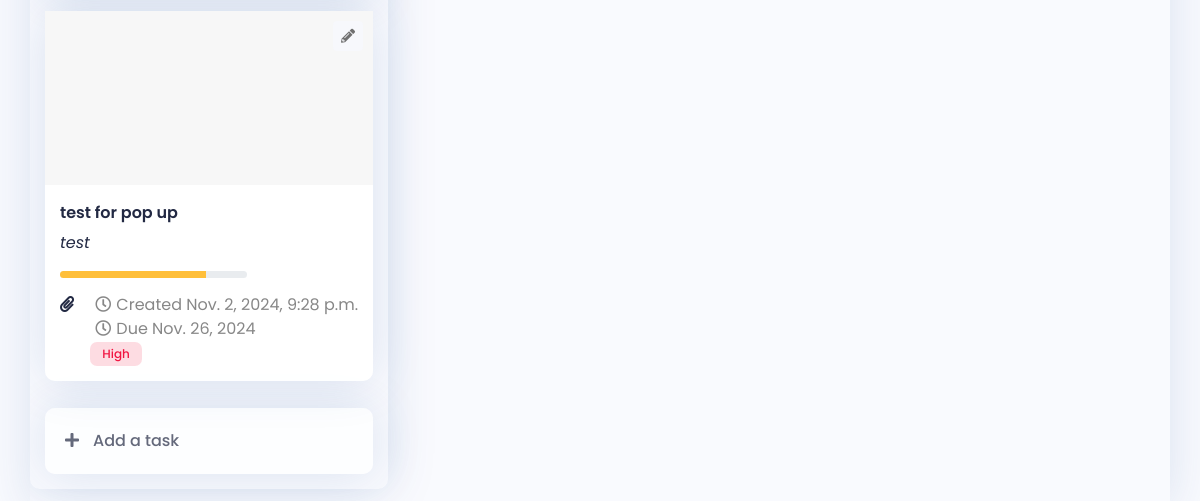
The page /board/ (signed in, lower part) on the database as committed earlier.
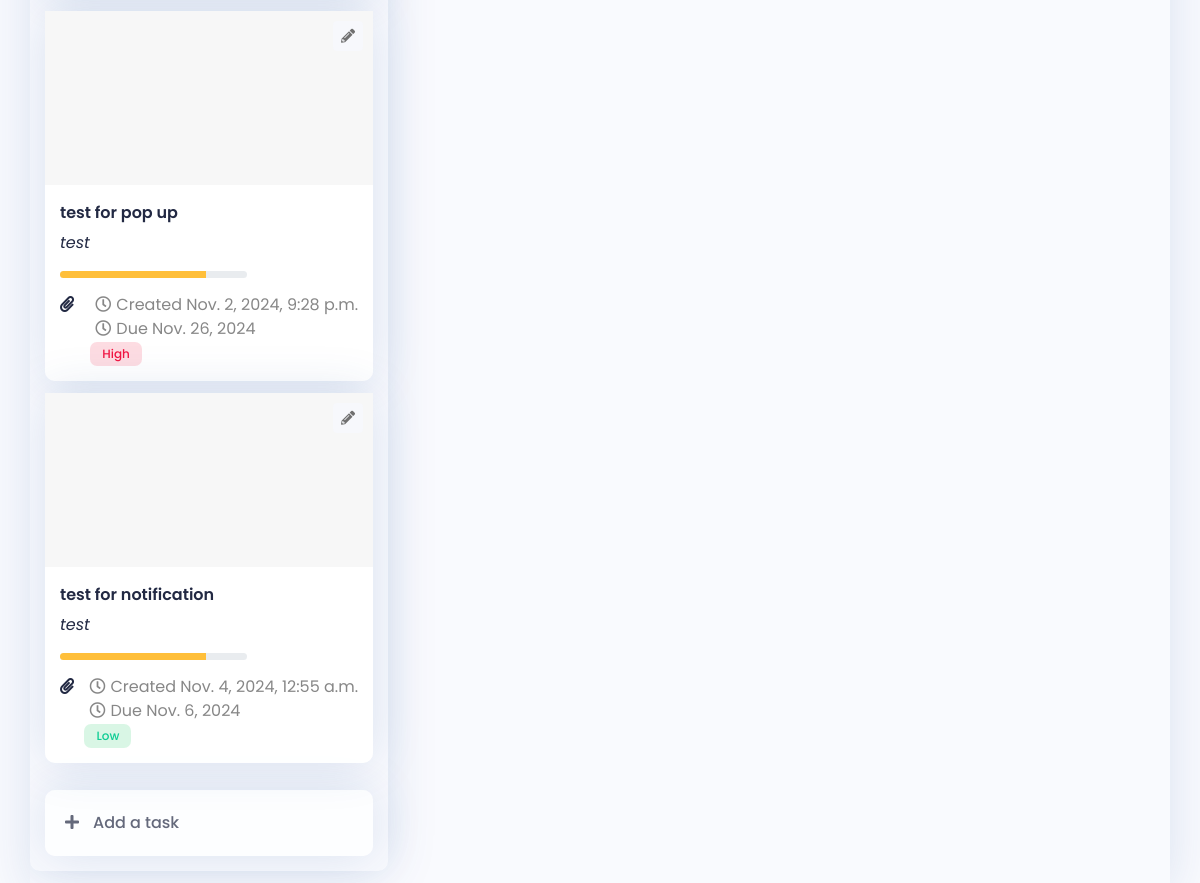
The same page on the database as committed later.
### tickets/models.py (models this page shows)
class Ticket(models.Model):
    title = models.CharField(max_length=255)
    description = models.TextField()
    priority = models.CharField(max_length=50, choices=[('Low', 'Low'), ('Medium', 'Medium'), ('High', 'High'), ('Critical', 'Critical')])
    status = models.CharField(max_length=50, choices=[('Open', 'Open'), ('In Progress', 'In Progress'), ('Resolved', 'Resolved'), ('Closed', 'Closed')])
    assignee = models.ForeignKey(User, related_name='assigned_tickets', on_delete=models.SET_NULL, null=True)
    reporter = models.ForeignKey(User, related_name='reported_tickets', on_delete=models.SET_NULL, null=True)
    due_date = models.DateField()
    created_at = models.DateTimeField(auto_now_add=True)
    updated_at = models.DateTimeField(auto_now=True)

### dashboard/views.py (the view)
# urls.py: path('board/', board, name='board'),
@login_required(login_url='/users/login/')
def board(request):
    tickets = Ticket.objects.all()
    priority_counts = count_priorities()  # Get counts and percentages
    open_tickets_count = Ticket.objects.filter(status='Open').count()
    in_progress_tickets_count = Ticket.objects.filter(status='In Progress').count()
    resolved_tickets_count = Ticket.objects.filter(status='Resolved').count()
    closed_tickets_count = Ticket.objects.filter(status='Closed').count()
    return render(request, 'dashboard/board.html', {
        'tickets': tickets,
        'priority_counts': priority_counts,
        'open_tickets_count': open_tickets_count,
        'in_progress_tickets_count': in_progress_tickets_count,
        'resolved_tickets_count': resolved_tickets_count,
        'closed_tickets_count': closed_tickets_count,
    })

### dashboard/views.py (called while the page is built)
def count_priorities():
    total_tickets = Ticket.objects.count()  # Total number of tickets
    priority_counts = Ticket.objects.values('priority').annotate(count=Count('priority'))
    counts_and_percentages = {
        'Low': {'count': 0, 'percentage': 0},
        'Medium': {'count': 0, 'percentage': 0},
        'High': {'count': 0, 'percentage': 0},
        'Critical': {'count': 0, 'percentage': 0},
    }
    for priority in priority_counts:
        priority_level = priority['priority']
        count = priority['count']
        percentage = (count / total_tickets * 100) if total_tickets > 0 else 0
        counts_and_percentages[priority_level] = {'count': count, 'percentage': round(percentage, 2)}
    return counts_and_percentages

### ticket_notifications/templatetags/notification_tags.py (called while the page is built)
@register.simple_tag
def unread_notifications_count(user):
    return Notification.objects.filter(user=user, is_read=False).count()

### dashboard/templates/dashboard/board.html (shortened to what this page needs)
{% extends 'layout.html' %}
{% block content %}
<div class="main">
    <div class="main-content board">
        <div class="row">
            <div class="col-12">
                <div class="kanban-board card mb-0 pd-0">
                    <div class="box-body pd-0">
                        <div class="kanban-cont">
                            <div id="open" class="kanban-list kanban-list-to-do">
                                <div class="kanban-wrap">
                                    {% for ticket in tickets %}
                                    <div class="panel" draggable="true" data-status="open">
                                        <div class="kanban-box item-box">
                                            <div class="dropdown edit">
                                                <a href="#" class="btn-link" data-bs-toggle="dropdown" aria-expanded="false">
                                                    <i class="fas fa-pencil-alt"></i>
                                                </a>
                                                </div>
                                                 <div class="img-box">
                                                <img src="./images/to-do-list/project-1.png" alt="">
                                                 </div>
                                                <div class="content-box">
                                                <h6 class="title fs-16">    {{ ticket.title }}     </h6>
                                                <i class="title fs-16">   {{ ticket.description }}      </i>
                                                <div class="progress skill-progress mt-15 mb-15" style="height:7px;">
                                                    <div class="progress-bar progress-animated" style="width: 78%; height:7px;" role="progressbar">
                                                    </div>
                                                </div>
                                                <div class="d-flex justify-content-between">
                                                    <div class="link"><a href="#"><i class="fas fa-paperclip"></i></a></div>
                                                    <div class="time">
                                                        <p class="font-main mb-0"><i class="far fa-clock"></i>Created {{ ticket.created_at }}</p>
                                                        <p class="font-main mb-0"><i class="far fa-clock"></i>Due {{ ticket.due_date }}</p>
                                                        <span class="badge
                                                        {% if ticket.priority == "Low" %}badge-success-light
                                                        {% elif ticket.priority == "Medium" %}badge-warning-light
                                                        {% elif ticket.priority == "High" %}badge-danger-light
                                                        {% elif ticket.priority == "Critical" %}badge-danger-light
                                                        {% endif %}">
                                                        {{ ticket.priority }}
                                                    </span>
                                                    </div>
                                                </div>
                                            </div>
                                        </div>
                                    </div>
                                    {% endfor %}
                                </div>
                                <div class="btn-add-card">
                                    <a class="dropdown-item font-w500 fs-16" href="/tickets/create/" data-toggle="modal" data-target="#add_card_modal"><i class="fas fa-plus mr-14"></i>Add a task</a>
                                </div>
                            </div>
                        </div>
                    </div>
                </div>
            </div>
        </div>
    </div>
</div>
{% endblock %}

Rows that differ between the two databases and show on the page:
added Ticket: title "test for notification", description "test", created_at "Nov. 4, 2024, 12:55 a.m.", due_date "Nov. 6, 2024", priority "Low"
